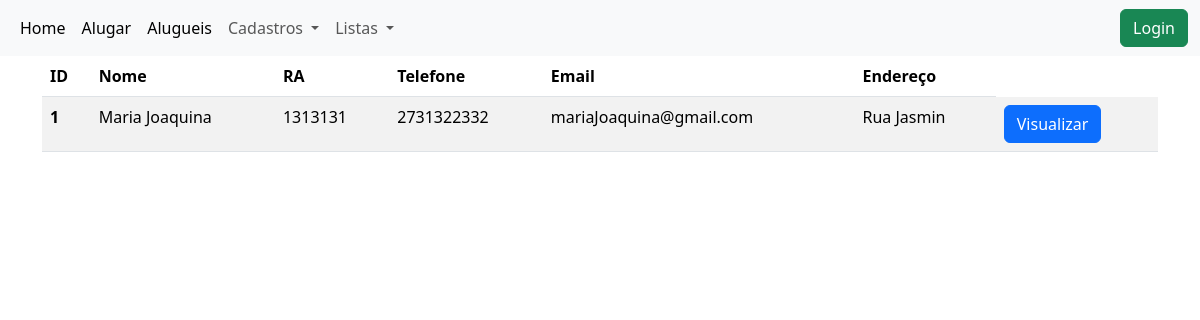
/alunos/list_student/, run on the app's committed database.
### alunos/models.py (models this page shows, shortened)
class Aluno(models.Model):
    nome = models.CharField(max_length=50, null=False, blank=False)
    ra = models.CharField(max_length=20, null=False, blank=True)
    data_nascimento = models.DateField()
    telefone = models.CharField(max_length=20, null=False, blank=False)
    email = models.EmailField(max_length=100, null=True, blank=True)
    endereco = models.OneToOneField(Endereco, on_delete=models.SET_NULL, null=True)

class Endereco(models.Model):
    ESTADOS_CHOICES = [
        ['AC', 'Acre'],
        ['AL', 'Alagoas'],
        ['AP', 'Amapá'],
        ['AM', 'Amazonas'],
        ['BA', 'Bahia'],
        ['CE', 'Ceará'],
        ['ES', 'Espírito Santo'],
        ['GO', 'Goiás'],
        ['MA', 'Maranhão'],
        ['MT', 'Mato Grosso'],
        ['MS', 'Mato Grosso do Sul'],
        ['MG', 'Minas Gerais'],
        ['PA', 'Pará'],
        ['PB', 'Paraíba'],
        ['PR', 'Paraná'],
        ['PE', 'Pernambuco'],
        ['PI', 'Piauí'],
        ['RJ', 'Rio de Janeiro'],
        ['RN', 'Rio Grande do Norte'],
        ['RS', 'Rio Grande do Sul'],
        ['RO', 'Rondônia'],
        ['RR', 'Roraima'],
        ['SC', 'Santa Catarina'],
        ['SP', 'São Paulo'],
        ['SE', 'Sergipe'],
        ['TO', 'Tocantins'],
        ['DF', 'Distrito Federal'],
    ]
    rua = models.CharField(max_length=50, null=False, blank=False)
    numero = models.CharField(max_length=10, null=False, blank=False)
    bairro = models.CharField(max_length=50, null=False, blank=False)
    cep = models.CharField(max_length=10, null=False, blank=False)
    cidade = models.CharField(max_length=30, null=False, blank=False)
    estado = models.CharField(max_length=20, choices=ESTADOS_CHOICES, null=False, blank=False)
    def __str__(self):
        return self.rua

### alunos/views.py (the view)
# urls.py: path('list_student/', list_student, name='list_student'),
def list_student(request):
    aluno = Aluno.objects.all()
    return render(request, 'alunos/list_student.html', {'aluno': aluno})

### alunos/templates/alunos/list_student.html (shortened to what this page needs)
{% extends 'base.html' %}
{% block content %}
<div class="container">
    <table class="table table-striped">
      <thead>
        <tr>
          <th scope="col">ID</th>
          <th scope="col">Nome</th>
          <th scope="col">RA</th>
          <th scope="col">Telefone</th>
          <th scope="col">Email</th>
          <th scope="col">Endereço</th>
        </tr>
      </thead>
      <tbody>
      {% for alunos in aluno %}
        <tr>
                <th scope="row">{{alunos.id}}</th>
                <td>{{alunos.nome}}</td>
                <td>{{alunos.ra}}</td>
                <td>{{alunos.telefone}}</td>
                <td>{{alunos.email}}</td>
                <td>{{alunos.endereco}}</td>
                <td>
                    <a class="btn btn-primary" href="{% url 'alunos:view_student' alunos.id %}">Visualizar</a>
                </td>
        </tr>
      {% endfor %}
      </tbody>
    </table>
</div>
{% endblock %}

### data on the page
Aluno: id "1", nome "Maria Joaquina", ra "1313131", telefone "2731322332", email "mariaJoaquina@gmail.com", endereco "Rua Jasmin"
